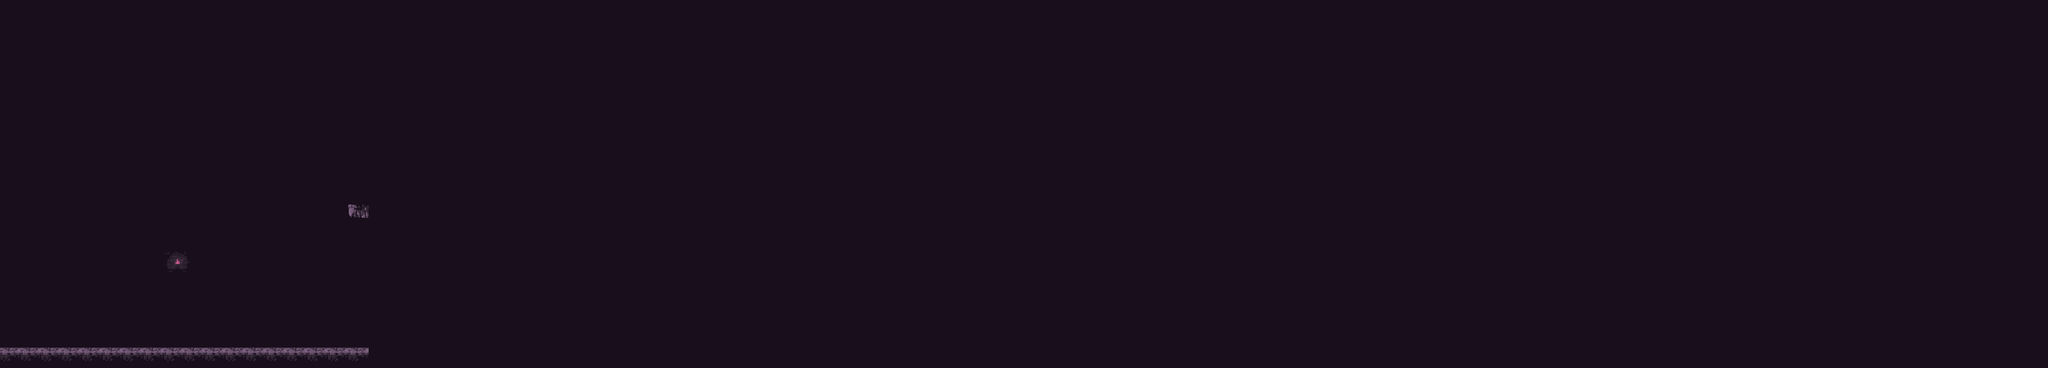

Rendered tile map (Tiled .tmx) drawn with the repository's tilesets; below, a short description and the map source with its tile grids summarised:
An orthogonal 100x18 tile map with 32x32 px tiles, 1 tile layer (Tile Layer 1).

<map version="1.0" orientation="orthogonal" renderorder="right-down" width="100" height="18" tilewidth="32" tileheight="32" nextobjectid="1">
 <tileset firstgid="1" name="Untitled" tilewidth="32" tileheight="32" tilecount="44" columns="22">
  <image source="Untitled.png" width="704" height="64" />
 </tileset>
 <layer name="Tile Layer 1" width="100" height="18">
  <data>[1800 cells, 1800 non-empty, 7 distinct tile ids]</data>
 </layer>
</map>
